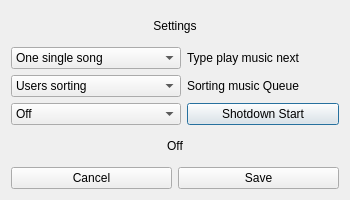
<?xml version="1.0" encoding="UTF-8"?>
<ui version="4.0">
 <class>WindowSetting</class>
 <widget class="QDialog" name="WindowSetting">
  <property name="geometry">
   <rect>
    <x>0</x>
    <y>0</y>
    <width>350</width>
    <height>200</height>
   </rect>
  </property>
  <property name="minimumSize">
   <size>
    <width>350</width>
    <height>200</height>
   </size>
  </property>
  <property name="maximumSize">
   <size>
    <width>350</width>
    <height>200</height>
   </size>
  </property>
  <property name="windowTitle">
   <string>Setting</string>
  </property>
  <layout class="QVBoxLayout" name="verticalLayout">
   <item>
    <widget class="QLabel" name="label_3">
     <property name="text">
      <string>Settings</string>
     </property>
     <property name="alignment">
      <set>Qt::AlignCenter</set>
     </property>
    </widget>
   </item>
   <item>
    <layout class="QFormLayout" name="formLayout">
     <item row="1" column="1">
      <widget class="QLabel" name="label">
       <property name="text">
        <string>Type play music next</string>
       </property>
      </widget>
     </item>
     <item row="2" column="0">
      <widget class="QComboBox" name="TypeSort">
       <property name="sizePolicy">
        <sizepolicy hsizetype="Expanding" vsizetype="Fixed">
         <horstretch>0</horstretch>
         <verstretch>0</verstretch>
        </sizepolicy>
       </property>
       <property name="minimumSize">
        <size>
         <width>170</width>
         <height>0</height>
        </size>
       </property>
       <property name="maximumSize">
        <size>
         <width>170</width>
         <height>16777215</height>
        </size>
       </property>
       <item>
        <property name="text">
         <string>Users sorting</string>
        </property>
       </item>
       <item>
        <property name="text">
         <string>Artist</string>
        </property>
       </item>
       <item>
        <property name="text">
         <string>Title</string>
        </property>
       </item>
       <item>
        <property name="text">
         <string>Album</string>
        </property>
       </item>
       <item>
        <property name="text">
         <string>Genre</string>
        </property>
       </item>
      </widget>
     </item>
     <item row="2" column="1">
      <widget class="QLabel" name="label_2">
       <property name="text">
        <string>Sorting music Queue</string>
       </property>
      </widget>
     </item>
     <item row="1" column="0">
      <widget class="QComboBox" name="TypePlay">
       <property name="minimumSize">
        <size>
         <width>170</width>
         <height>0</height>
        </size>
       </property>
       <property name="maximumSize">
        <size>
         <width>170</width>
         <height>16777215</height>
        </size>
       </property>
       <item>
        <property name="text">
         <string>One single song</string>
        </property>
       </item>
       <item>
        <property name="text">
         <string>Loop Queue</string>
        </property>
       </item>
       <item>
        <property name="text">
         <string>Repeat a single song</string>
        </property>
       </item>
       <item>
        <property name="text">
         <string>Random music</string>
        </property>
       </item>
      </widget>
     </item>
     <item row="3" column="0">
      <widget class="QComboBox" name="Times">
       <property name="minimumSize">
        <size>
         <width>170</width>
         <height>0</height>
        </size>
       </property>
       <property name="maximumSize">
        <size>
         <width>16777215</width>
         <height>170</height>
        </size>
       </property>
       <item>
        <property name="text">
         <string>Off</string>
        </property>
       </item>
       <item>
        <property name="text">
         <string>1 minute</string>
        </property>
       </item>
       <item>
        <property name="text">
         <string>5 minutes</string>
        </property>
       </item>
       <item>
        <property name="text">
         <string>10 minutes</string>
        </property>
       </item>
       <item>
        <property name="text">
         <string>15 minutes</string>
        </property>
       </item>
      </widget>
     </item>
     <item row="3" column="1">
      <widget class="QPushButton" name="pushButtonStart">
       <property name="text">
        <string>Shotdown Start</string>
       </property>
      </widget>
     </item>
    </layout>
   </item>
   <item>
    <widget class="QLabel" name="TimeToShotdown">
     <property name="text">
      <string>Off</string>
     </property>
     <property name="alignment">
      <set>Qt::AlignCenter</set>
     </property>
    </widget>
   </item>
   <item>
    <layout class="QHBoxLayout" name="horizontalLayout_3">
     <item>
      <widget class="QPushButton" name="pushButton_Cancel">
       <property name="text">
        <string>Cancel</string>
       </property>
      </widget>
     </item>
     <item>
      <widget class="QPushButton" name="pushButton_Save">
       <property name="text">
        <string>Save</string>
       </property>
      </widget>
     </item>
    </layout>
   </item>
  </layout>
 </widget>
 <resources/>
 <connections/>
</ui>
